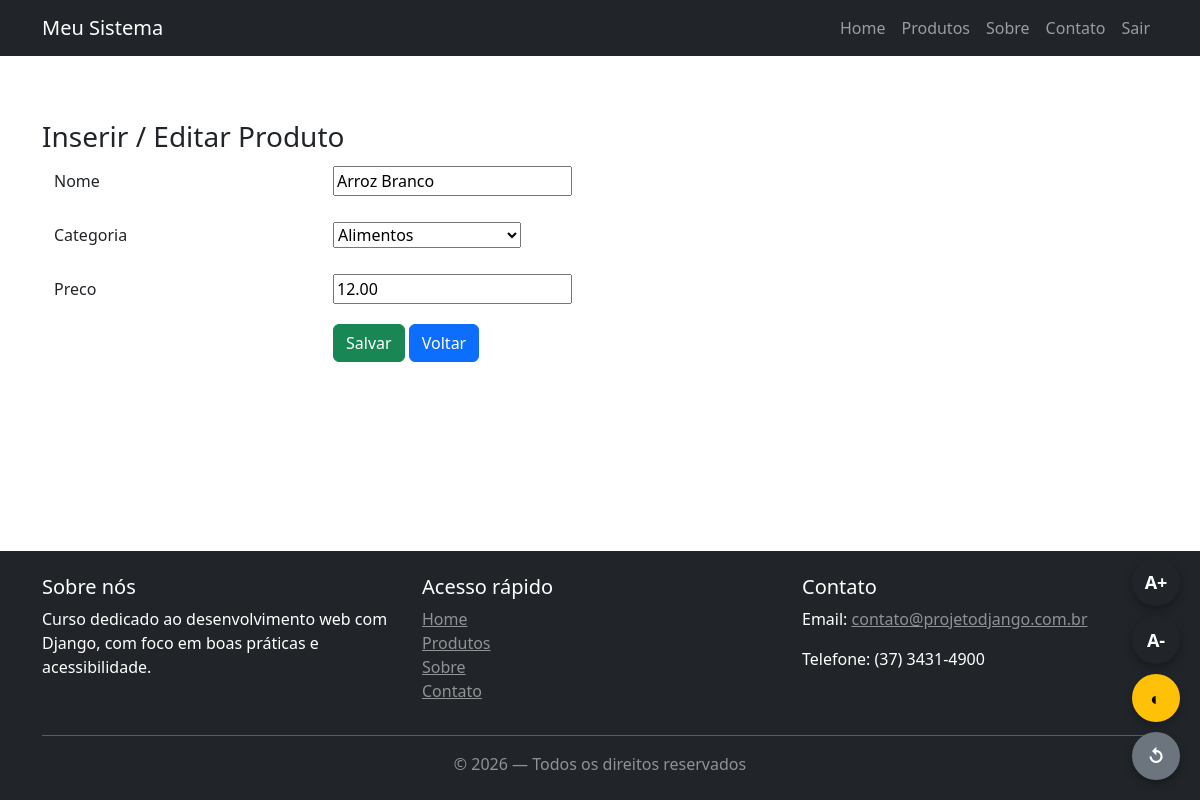
Before: /produtos/1/editar/ (signed in) with the older database file.
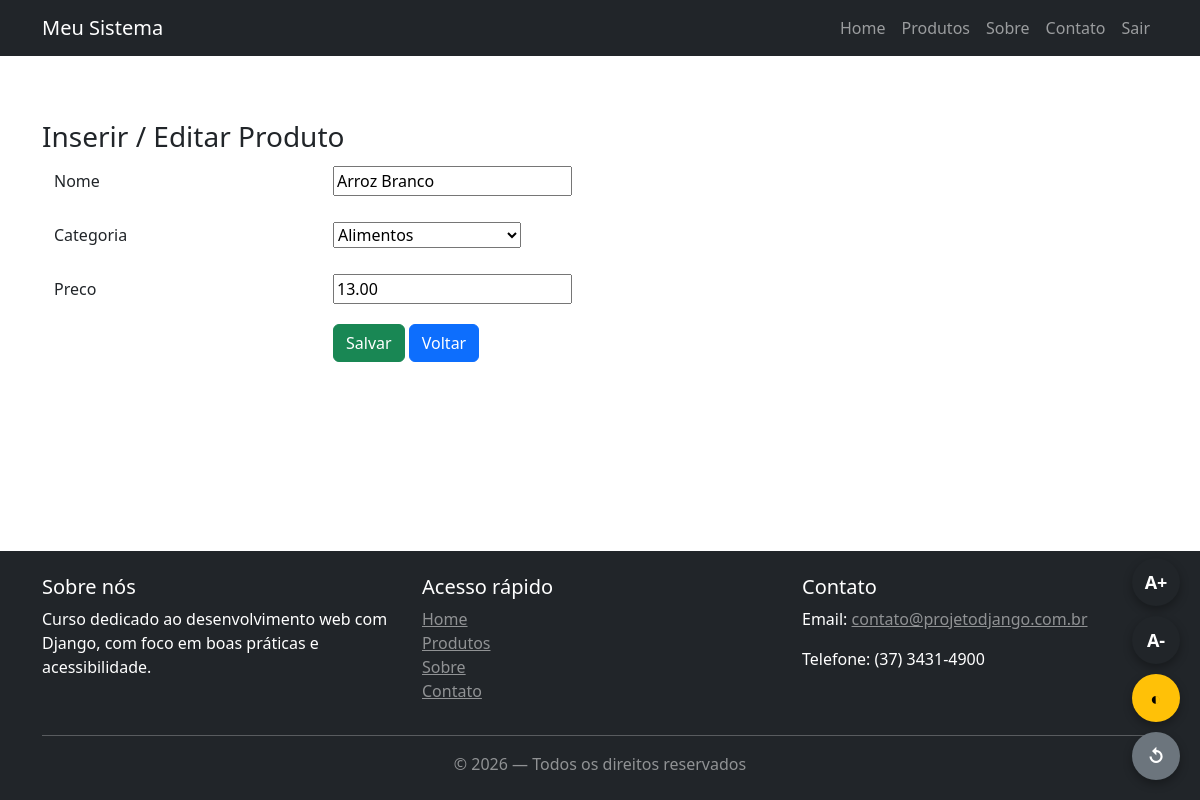
After: the same page with the newer database file.
### produtos/models.py (models this page shows, shortened)
class Produto(models.Model):
    nome = models.CharField(max_length=150)
    preco = models.DecimalField(max_digits=10, decimal_places=2)
    categoria = models.ForeignKey(
        Categoria,
        on_delete=models.CASCADE,
        related_name="produtos"
    )
    class Meta:
        verbose_name = 'Produto'
        verbose_name_plural = 'Produtos'

### produtos/views.py (the view, shortened to what this page needs)
# urls.py: path("<int:pk>/editar/", views.ProdutoUpdateView.as_view(), name="produto_update"),
class ProdutoUpdateView(LoginRequiredMixin,CustomPermissionMixin,UpdateView):
    model = Produto
    fields = ["nome", "categoria", "preco"]
    template_name = "produtos/produto_form.html"
    success_url = reverse_lazy("produtos:produto_list")
    permission_required = "produtos.change_produto" # Permissão necessária para acessar esta view

### produtos/models.py (called while the page is built)
    def __str__(self):
        return self.nome

### produtos/templates/produtos/produto_form.html (shortened to what this page needs)
{% extends "../core/base.html" %}
{% block content %}
    <h3>Inserir / Editar Produto</h3>
    <form method="post" class="container">
        {% for field in form %}
            <div class="row mb-3 align-items-center">
                <label class="col-sm-3 col-form-label">
                    {{ field.label }}
                </label>
                <div class="col-sm-9">
                    {{ field }}
                </div>
            </div>
        {% endfor %}
        <div class="row">
            <div class="col-sm-9 offset-sm-3">
                <button type="submit" class="btn btn-success">
                    Salvar
                </button>
                <button type="button" class="btn btn-primary" onclick="history.back()">
                    Voltar
                </button>
            </div>
        </div>
    </form>
{% endblock content %}

Changed rows visible on the page:
changed Produto "Arroz Branco": preco "12.00" → "13.00"
